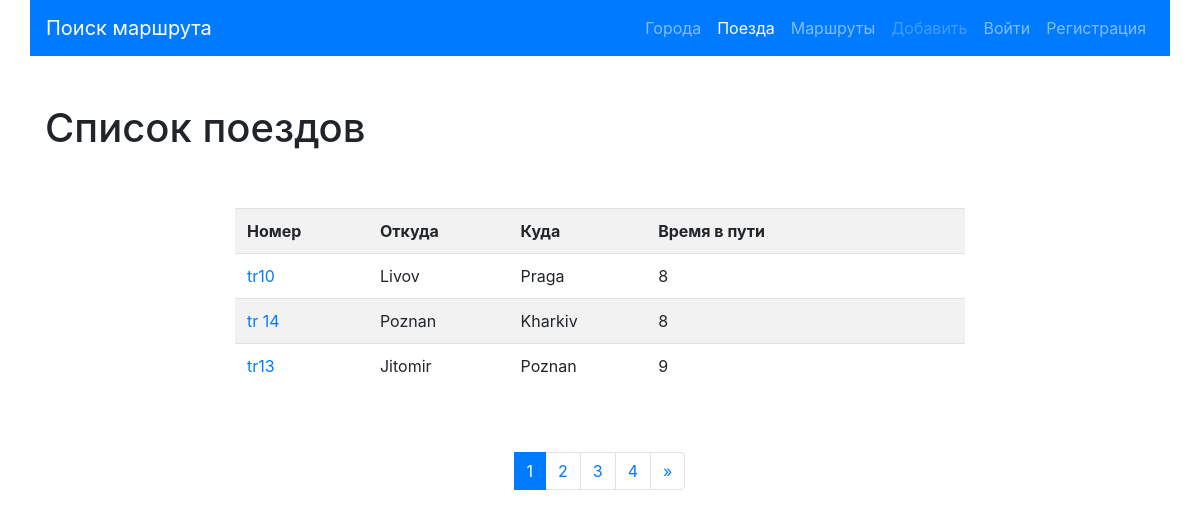
The app's page /trains/ with its own data.
### trains/models.py (models this page shows, shortened)
class Train(models.Model):
    name = models.CharField(max_length=50, unique=True, verbose_name="Номер поезда")
    travel_time = models.PositiveSmallIntegerField(verbose_name='Время в пути')
    from_city = models.ForeignKey(City,on_delete=models.CASCADE,
                                  related_name='from_city_set',
                                  verbose_name='Из какого города'
                                  )
    to_city = models.ForeignKey('cities.City',on_delete=models.CASCADE,
                                  related_name='to_city_set',
                                  verbose_name='В какой город'
                                  )
    class Meta:
        verbose_name = 'Поезд'
        verbose_name_plural = 'Поезд'
        ordering = ['travel_time']

### cities/models.py (models this page shows, shortened)
class City(models.Model):
    name = models.CharField(max_length=150, unique=True, verbose_name='Город')
    def __str__(self):
        return self.name
    class Meta:
        verbose_name = 'Город'
        verbose_name_plural = 'Города'
        ordering = ['name']

### trains/views.py (the view)
# urls.py: path('', TrainListView.as_view(), name='home'),
class TrainListView(ListView):
    paginate_by = 3
    model = Train
    template_name = 'trains/home.html'

### trains/templates/trains/home.html (shortened to what this page needs)
{% extends 'base.html' %}
{% block content %}
<h1>Список поездов</h1>
<div class="row">
    <div class="col-md-8 mx-auto my-5">
        <table class="table table-striped">
            <tr>
                <th>Номер</th>
                <th>Откуда</th>
                <th>Куда</th>
                <th>Время в пути</th>
                <th>&nbsp;</th>
                <th>&nbsp;</th>
            </tr>
            {% for object in page_obj %}
            <tr>
                <td>
                     <a href="{% url 'trains:detail' pk=object.pk %}">{{ object.name }}</a>
                </td>
                <td>{{ object.from_city }}</td>
                <td>{{ object.to_city }}</td>
                <td>{{ object.travel_time }}</td>
                {% if user.is_authenticated %}
                <td>
                    <a href="{% url 'trains:update' pk=object.pk %}">
                             <button type="submit" class="btn btn-primary">Редактировать</button></a>
     </td>
                <td>                    <a href="{% url 'trains:delete' pk=object.pk %}">
                             <button type="submit" class="btn btn-danger">Удалить</button></a>
</td>
                {% else %}
                 <td>&nbsp;</td>
                <td>&nbsp;</td>
                {% endif %}
            </tr>
        {% endfor %}
            </table>
    </div>
</div>
<nav aria-label="Page navigation example">
  <ul class="pagination justify-content-center">
      {% for page in page_obj.paginator.page_range%}
          <li class="page-item {% if page == page_obj.number %} active {% endif %}">
              <a class="page-link" href="?page={{page}}">
                  {{ page }}
              </a>
          </li>
      {% endfor %}
    <li class="page-item">
        {% if page_obj.has_next %}
            <a class="page-link" href="?page={{ page_obj.paginator.num_pages }}" arial-label="Next">
        <span aria-hidden="true">&raquo;</span></a>
        {% endif %}
    </li>
  </ul>
</nav>
{% endblock %}

### records on screen
Train: name "tr10", from_city "Livov", to_city "Praga", travel_time "8"
Train: name "tr 14", from_city "Poznan", to_city "Kharkiv", travel_time "8"
Train: name "tr13", from_city "Jitomir", to_city "Poznan", travel_time "9"

### other values on screen
{{ page }} "1" "2" "3" "4"
